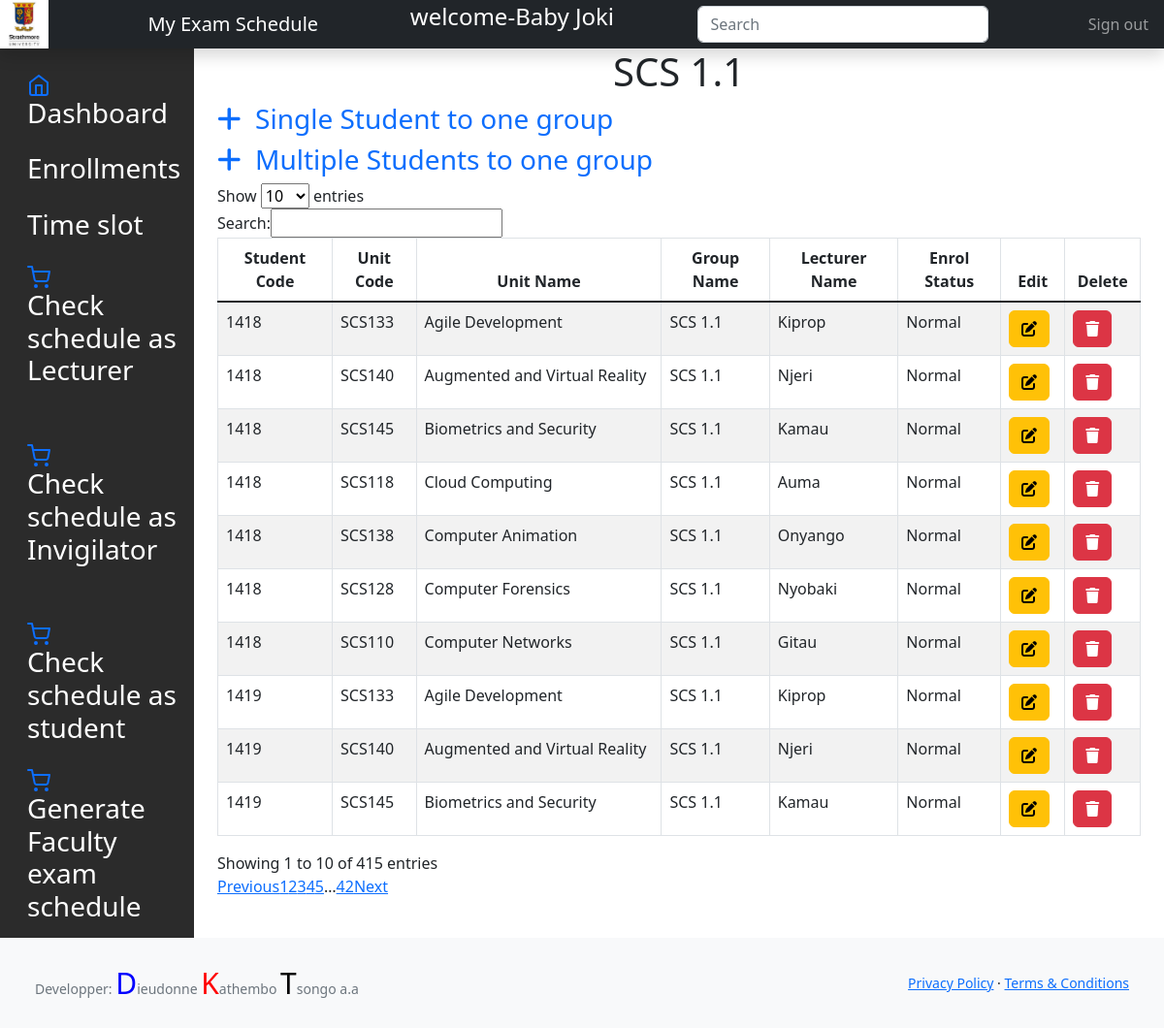
The page /system/read_scs_1_1.php (signed in) on the database its author committed.
### tables this page shows
CREATE TABLE `enrollments_scs` (
  `enrol_id` int(11) NOT NULL,
  `student_code` int(11) DEFAULT NULL,
  `subject_code` varchar(255) DEFAULT NULL,
  `subject_name` varchar(50) NOT NULL,
  `group_name` varchar(50) DEFAULT NULL,
  `lect_name` varchar(255) DEFAULT NULL,
  `enrol_status` varchar(10) DEFAULT NULL
);

### system/read_scs_1_1.php (the view, shortened to what this page needs)
<?php
include 'dbcon.php';
include 'header.php';
$group_name = "SCS 1.1";
$select_stmt = $conn->prepare("SELECT * FROM enrollments_scs WHERE group_name = :group_name");
$select_stmt->bindParam(':group_name', $group_name);
$select_stmt->execute();
?>
<div class="container-fluid">
  <div class="row">
  <?php include "scs_facadmin_sidebar.php";?>
    <main class="col-md-9 ms-sm-auto col-lg-10 px-md-4">
        <div class="wrapper">
            <div class="">
                <div class="col-lg-12">
                    <div class="panel panel-default">
                        <div class="panel-heading">
                            <h1 style="text-align: center;">SCS 1.1</h1>
                            <h3><a href="enrollment_scs.php" style="text-decoration:none;"><span class="fas fa-plus"></span>&nbsp; Single Student to one group</a></h3>
                            <h3><a href="enrollment_multiple_scs.php" style="text-decoration:none;"><span class="fas fa-plus"></span>&nbsp; Multiple Students to one group</a></h3>
                        </div>
                        <div class="panel-body">
                            <div class="table-responsive">
                                <table cellpadding="0" cellspacing="0" border="0" class="table table-striped table-bordered" id="example">
                                    <thead>
                                        <tr>
                                            <th style="text-align: center;">Student Code</th>
                                            <th style="text-align: center;">Unit Code</th>
                                            <th style="text-align: center;">Unit Name</th>
                                            <th style="text-align: center;">Group Name</th>
                                            <th style="text-align: center;">Lecturer Name</th>
                                            <th style="text-align: center;">Enrol Status</th>
                                            <th style="text-align: center;">Edit</th>
                                            <th style="text-align: center;">Delete</th>
                                        </tr>
                                    </thead>
                                    <tbody>
                                        <?php
                                            while($row = $select_stmt->fetch(PDO::FETCH_ASSOC)) {
                                        ?>
                                        <tr>
                                            <td><?php echo $row['student_code']; ?></td>
                                            <td><?php echo $row['subject_code']; ?></td>
                                            <td><?php echo $row['subject_name']; ?></td>
                                            <td><?php echo $row['group_name']; ?></td>
                                            <td><?php echo $row['lect_name']; ?></td>
                                            <td><?php echo $row['enrol_status']; ?></td>
                                            <td><a href="edit_enrollment_scs.php?update_id=<?php echo $row['enrol_id']; ?>" class="btn btn-warning"><i class="fas fa-edit"></i></a></td>
                                            <td><a href="?delete_id=<?php echo $row['enrol_id']; ?>" class="btn btn-danger"><i class="fas fa-trash"></a></td>
                                        </tr>
                                        <?php
                                            }
                                        ?>
                                    </tbody>
                                </table>
                            </div>
                        </div>
                    </div>
                </div>
            </div>
        </div>
    </main>
    <?php require 'footer.php' ?>
</div>
</div>

### rows shown on the page
enrollments_scs: student_code "1418", subject_code "SCS133", subject_name "Agile Development", group_name "SCS 1.1", lect_name "Kiprop", enrol_status "Normal"
enrollments_scs: student_code "1418", subject_code "SCS140", subject_name "Augmented and Virtual Reality", group_name "SCS 1.1", lect_name "Njeri", enrol_status "Normal"
enrollments_scs: student_code "1418", subject_code "SCS145", subject_name "Biometrics and Security", group_name "SCS 1.1", lect_name "Kamau", enrol_status "Normal"
enrollments_scs: student_code "1418", subject_code "SCS118", subject_name "Cloud Computing", group_name "SCS 1.1", lect_name "Auma", enrol_status "Normal"
enrollments_scs: student_code "1418", subject_code "SCS138", subject_name "Computer Animation", group_name "SCS 1.1", lect_name "Onyango", enrol_status "Normal"
enrollments_scs: student_code "1418", subject_code "SCS128", subject_name "Computer Forensics", group_name "SCS 1.1", lect_name "Nyobaki", enrol_status "Normal"
enrollments_scs: student_code "1418", subject_code "SCS110", subject_name "Computer Networks", group_name "SCS 1.1", lect_name "Gitau", enrol_status "Normal"
enrollments_scs: student_code "1419", subject_code "SCS133", subject_name "Agile Development", group_name "SCS 1.1", lect_name "Kiprop", enrol_status "Normal"
enrollments_scs: student_code "1419", subject_code "SCS140", subject_name "Augmented and Virtual Reality", group_name "SCS 1.1", lect_name "Njeri", enrol_status "Normal"
enrollments_scs: student_code "1419", subject_code "SCS145", subject_name "Biometrics and Security", group_name "SCS 1.1", lect_name "Kamau", enrol_status "Normal"

### other values the page prints
$_SESSION["username"] "Baby Joki"
